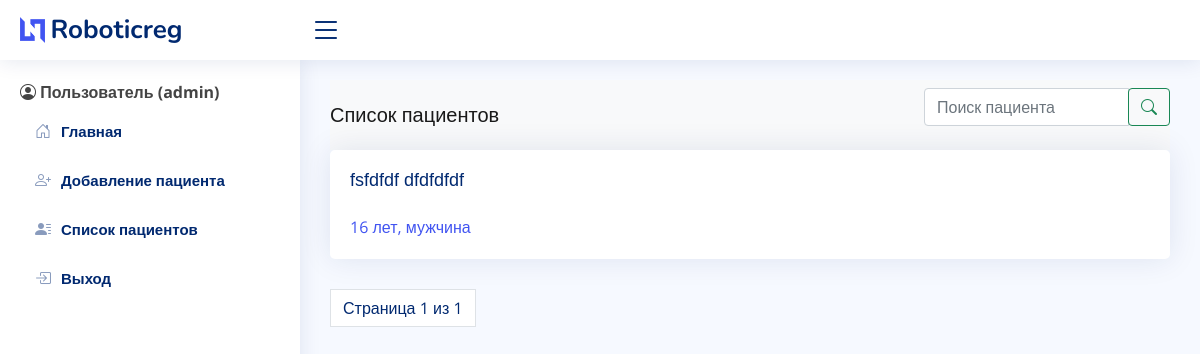
The page /pacient/all (signed in) on the database as committed earlier.
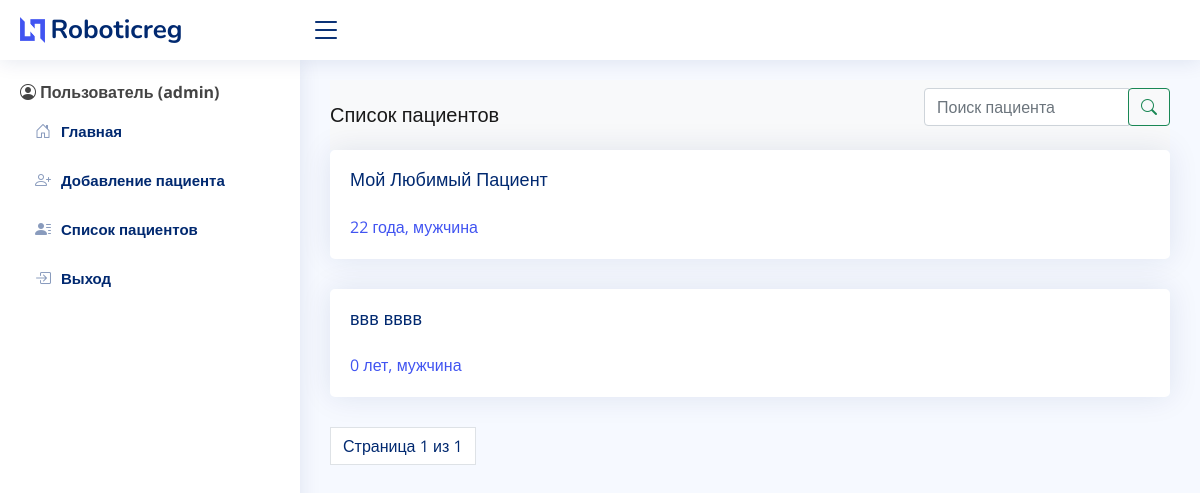
The same page on the database as committed later.
### medical/models.py (models this page shows)
class Pacient(models.Model):
    GENDER_CHOICES = (
        ("м","Мужчина"),
        ("ж","Женщина"),
    )
    pacient_id = models.AutoField(primary_key=True)
    name = models.CharField(max_length=20)
    surname = models.CharField(max_length=20)
    date_birth = models.DateField()
    gender = models.CharField(max_length=20, choices=GENDER_CHOICES, default=" ")
    def get_id(self):
        return int(self.pacient_id)
    def get_current_age(self):
        import datetime
        age = datetime.datetime.now().year - int(self.date_birth.year)
        count = age % 100
        if count >= 5 and count <= 20:
            age_string = str(age) + ' лет'
        else:
            count = count % 10
            if count == 1:
                age_string = str(age) + ' год'
            elif count >= 2 and count <= 4:
                age_string = str(age) + ' года'
            else:
                age_string = str(age) + ' лет'
        return age_string
    def __str__(self):
        return f"{self.name} {self.surname}"

### medical/views.py (the view)
# urls.py: path("pacient/all", views.show_all_pacients, name="show_all"),
@login_required
def show_all_pacients(request):
    object_list = Pacient.objects.all()
    paginator = Paginator(object_list, 4)
    page = request.GET.get('page')
    try:
        pacients = paginator.page(page)
    except PageNotAnInteger:
        pacients = paginator.page(1)
    except EmptyPage:
        pacients = paginator.page(paginator.num_pages)
    return render(request, "pacient_list.html",
                  {'page': page,
                   'pacients': pacients})

### medical/templates/pacient_list.html
{% extends "base.html" %}
{% block content %}
<nav class="navbar navbar-light bg-light justify-content-between">
  <a class="navbar-brand">Список пациентов</a>
  <form method="GET" action = "{% url "search" %}" class="form-inline">
    <div class="input-group mb-3">
      <input class="form-control mr-sm-2" type="search" name="search" placeholder="Поиск пациента" aria-label="Search">
      <div class="input-group-append">
        <button class="btn btn-outline-success my-2 my-sm-0" type="submit"><i class="bi bi-search"></i></button>
      </div>
    </div>
  </form>
</nav>
{% if not pacients %}
  <p class="card-text"><b>Пациентов пока что нет! <a href="{% url "add" %}">Добавить нового пациента</a></b></p>
{% else %}
  {% for pacient in pacients %}
    <a href="/pacient/{{pacient.get_id}}">
        <div class="card">
            <div class="card-body">
            <h5 class="card-title">{{pacient}}</h5>
            <p class="card-text">{{pacient.get_current_age}}, {% if pacient.gender == "м" %} мужчина {% else %} женщина {% endif %}</p>
            </div>
        </div>
    </a>
  {% endfor %}
  {% include "pagination.html" with page=pacients %}
{% endif %}
{% endblock %}

Rows that differ between the two databases and show on the page:
removed Pacient: name+surname "fsfdfdf dfdfdfdf", get_current_age "16 лет", gender "мужчина"
added Pacient: name+surname "Мой Любимый Пациент", get_current_age "22 года", gender "мужчина"
added Pacient: name+surname "ввв вввв", get_current_age "0 лет", gender "мужчина"
